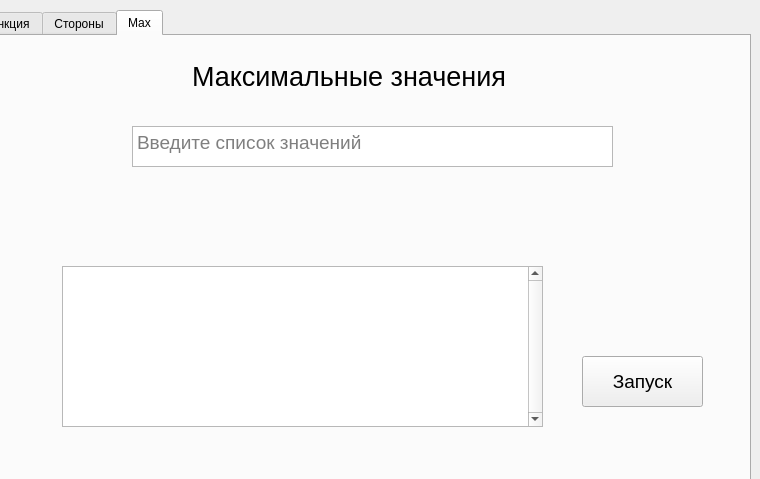
<?xml version="1.0" encoding="UTF-8"?>
<ui version="4.0">
 <class>Form</class>
 <widget class="QWidget" name="Form">
  <property name="geometry">
   <rect>
    <x>0</x>
    <y>0</y>
    <width>760</width>
    <height>479</height>
   </rect>
  </property>
  <property name="windowTitle">
   <string>Form</string>
  </property>
  <widget class="QTabWidget" name="tabWidget">
   <property name="geometry">
    <rect>
     <x>-30</x>
     <y>10</y>
     <width>781</width>
     <height>481</height>
    </rect>
   </property>
   <property name="currentIndex">
    <number>2</number>
   </property>
   <widget class="QWidget" name="tab">
    <attribute name="title">
     <string>Функция</string>
    </attribute>
    <widget class="QLabel" name="label">
     <property name="geometry">
      <rect>
       <x>190</x>
       <y>10</y>
       <width>331</width>
       <height>41</height>
      </rect>
     </property>
     <property name="font">
      <font>
       <pointsize>20</pointsize>
       <bold>false</bold>
      </font>
     </property>
     <property name="text">
      <string>Расчёт значений функции</string>
     </property>
    </widget>
    <widget class="QPushButton" name="btnRun">
     <property name="geometry">
      <rect>
       <x>290</x>
       <y>70</y>
       <width>121</width>
       <height>51</height>
      </rect>
     </property>
     <property name="font">
      <font>
       <pointsize>14</pointsize>
      </font>
     </property>
     <property name="text">
      <string>Запуск</string>
     </property>
    </widget>
    <widget class="QTextEdit" name="txtResult">
     <property name="geometry">
      <rect>
       <x>120</x>
       <y>150</y>
       <width>481</width>
       <height>241</height>
      </rect>
     </property>
     <property name="verticalScrollBarPolicy">
      <enum>Qt::ScrollBarPolicy::ScrollBarAlwaysOn</enum>
     </property>
    </widget>
   </widget>
   <widget class="QWidget" name="tab_3">
    <attribute name="title">
     <string>Стороны</string>
    </attribute>
    <widget class="QLabel" name="lblNotes">
     <property name="geometry">
      <rect>
       <x>310</x>
       <y>20</y>
       <width>121</width>
       <height>41</height>
      </rect>
     </property>
     <property name="font">
      <font>
       <pointsize>20</pointsize>
       <bold>false</bold>
      </font>
     </property>
     <property name="text">
      <string>Стороны</string>
     </property>
    </widget>
    <widget class="QPushButton" name="btnRunNotes">
     <property name="geometry">
      <rect>
       <x>300</x>
       <y>80</y>
       <width>121</width>
       <height>51</height>
      </rect>
     </property>
     <property name="font">
      <font>
       <pointsize>14</pointsize>
      </font>
     </property>
     <property name="text">
      <string>Запуск</string>
     </property>
    </widget>
    <widget class="QTextEdit" name="txtResultNotes">
     <property name="geometry">
      <rect>
       <x>120</x>
       <y>190</y>
       <width>481</width>
       <height>161</height>
      </rect>
     </property>
     <property name="verticalScrollBarPolicy">
      <enum>Qt::ScrollBarPolicy::ScrollBarAlwaysOn</enum>
     </property>
    </widget>
   </widget>
   <widget class="QWidget" name="tab_2">
    <attribute name="title">
     <string>Max</string>
    </attribute>
    <widget class="QPushButton" name="btnRunCoins">
     <property name="geometry">
      <rect>
       <x>610</x>
       <y>320</y>
       <width>121</width>
       <height>51</height>
      </rect>
     </property>
     <property name="font">
      <font>
       <pointsize>14</pointsize>
      </font>
     </property>
     <property name="text">
      <string>Запуск</string>
     </property>
    </widget>
    <widget class="QLabel" name="lblNotes_2">
     <property name="geometry">
      <rect>
       <x>220</x>
       <y>20</y>
       <width>321</width>
       <height>41</height>
      </rect>
     </property>
     <property name="font">
      <font>
       <pointsize>20</pointsize>
       <bold>false</bold>
      </font>
     </property>
     <property name="text">
      <string>Максимальные значения</string>
     </property>
    </widget>
    <widget class="QTextEdit" name="txtFirst">
     <property name="geometry">
      <rect>
       <x>160</x>
       <y>90</y>
       <width>481</width>
       <height>41</height>
      </rect>
     </property>
     <property name="font">
      <font>
       <pointsize>14</pointsize>
      </font>
     </property>
     <property name="placeholderText">
      <string>Введите список значений</string>
     </property>
    </widget>
    <widget class="QTextEdit" name="txtResultCoins">
     <property name="geometry">
      <rect>
       <x>90</x>
       <y>230</y>
       <width>481</width>
       <height>161</height>
      </rect>
     </property>
     <property name="verticalScrollBarPolicy">
      <enum>Qt::ScrollBarPolicy::ScrollBarAlwaysOn</enum>
     </property>
    </widget>
   </widget>
  </widget>
 </widget>
 <resources/>
 <connections/>
</ui>
